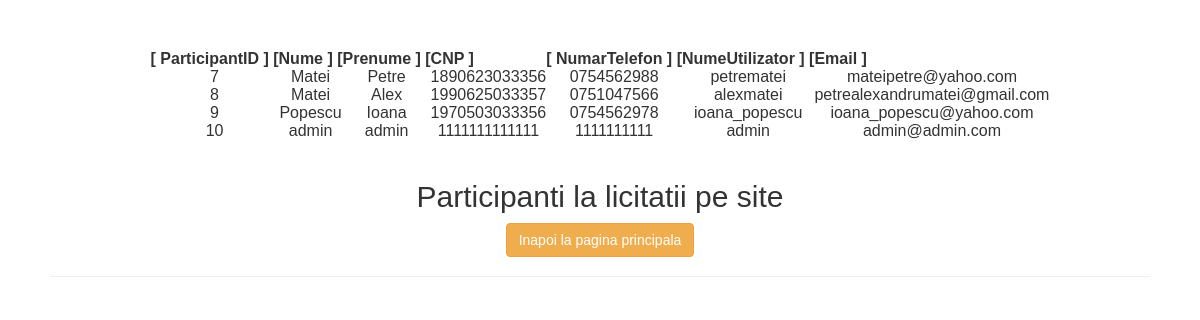
The app's page /src/participanti.php with its own data.
### tables this page shows
CREATE TABLE `participant` (
  `ParticipantID` int(11) NOT NULL,
  `Nume` varchar(50) NOT NULL,
  `Prenume` varchar(50) NOT NULL,
  `CNP` char(13) NOT NULL,
  `NumarTelefon` char(10) NOT NULL,
  `NumeUtilizator` varchar(50) NOT NULL,
  `ParolaUtilizator` varchar(255) NOT NULL,
  `Email` varchar(50) NOT NULL
);

### src/participanti.php (the view, shortened to what this page needs)
<?php
require_once "config.php";
$sql = "SELECT * FROM participant";
if($result = mysqli_query($link, $sql)){
    if(mysqli_num_rows($result) > 0){
        echo "<table align=center font=Arial>";
            echo "<tr align=center>";
                echo "<th align=center>[ ParticipantID ] [</th>";
                echo "<th align=center>Nume ] [ </th>";
                echo "<th align=center>Prenume ] [ </th>";
                echo "<th align=center> CNP ] </th>";
                echo "<th align=center>[ NumarTelefon ] [  </th>";
                echo "<th align=center> NumeUtilizator ] [</th>";
                echo "<th align=center>Email ]</th>";
        while($row = mysqli_fetch_array($result)){
            echo "<tr align=center>";
                echo "<td align=center>" . $row['ParticipantID'] . "</td>";
                echo "<td align=center>" . $row['Nume'] . "</td>";
                echo "<td align=center>" . $row['Prenume'] . "</td>";
                echo "<td align=center>" . $row['CNP'] . "</td>";
                echo "<td align=center>" . $row['NumarTelefon'] . "</td>";
                echo "<td align=center>" . $row['NumeUtilizator'] . "</td>";
                echo "<td align=center>" . $row['Email'] . "</td>";
            echo "</tr>";
        }
        echo "</table>";
    } else{
        echo "No records matching your query were found.";
    }
} else{
    echo "ERROR: Could not able to execute $sql. " . mysqli_error($link);
}
?>
<!DOCTYPE html>
<html lang="en">
<head>
    <link rel="stylesheet" href="https://maxcdn.bootstrapcdn.com/bootstrap/3.3.7/css/bootstrap.css">
</head>
<body>
<div class="page-header">
  <h2>Participanti la licitatii pe site</h2>
  <p>
        <a href="welcome_admin.php" class="btn btn-warning">Inapoi la pagina principala</a>
    </p>
</div>
</body>
</html>

### src/participanti.php (style rules this page uses)
* { box-sizing: border-box; }
body { margin: 50px; font-family: Arial, Helvetica, sans-serif; text-align: center; background-image: url('http://pavbca.com/walldb/original/4/6/4/289946.jpg'); }

### records on screen
participant: ParticipantID "7", Nume "Matei", Prenume "Petre", CNP "1890623033356", NumarTelefon "0754562988", NumeUtilizator "petrematei", Email "mateipetre@yahoo.com"
participant: ParticipantID "8", Nume "Matei", Prenume "Alex", CNP "1990625033357", NumarTelefon "0751047566", NumeUtilizator "alexmatei", Email "petrealexandrumatei@gmail.com"
participant: ParticipantID "9", Nume "Popescu", Prenume "Ioana", CNP "1970503033356", NumarTelefon "0754562978", NumeUtilizator "ioana_popescu", Email "ioana_popescu@yahoo.com"
participant: ParticipantID "10", Nume "admin", Prenume "admin", CNP "1111111111111", NumarTelefon "1111111111", NumeUtilizator "admin", Email "admin@admin.com"
